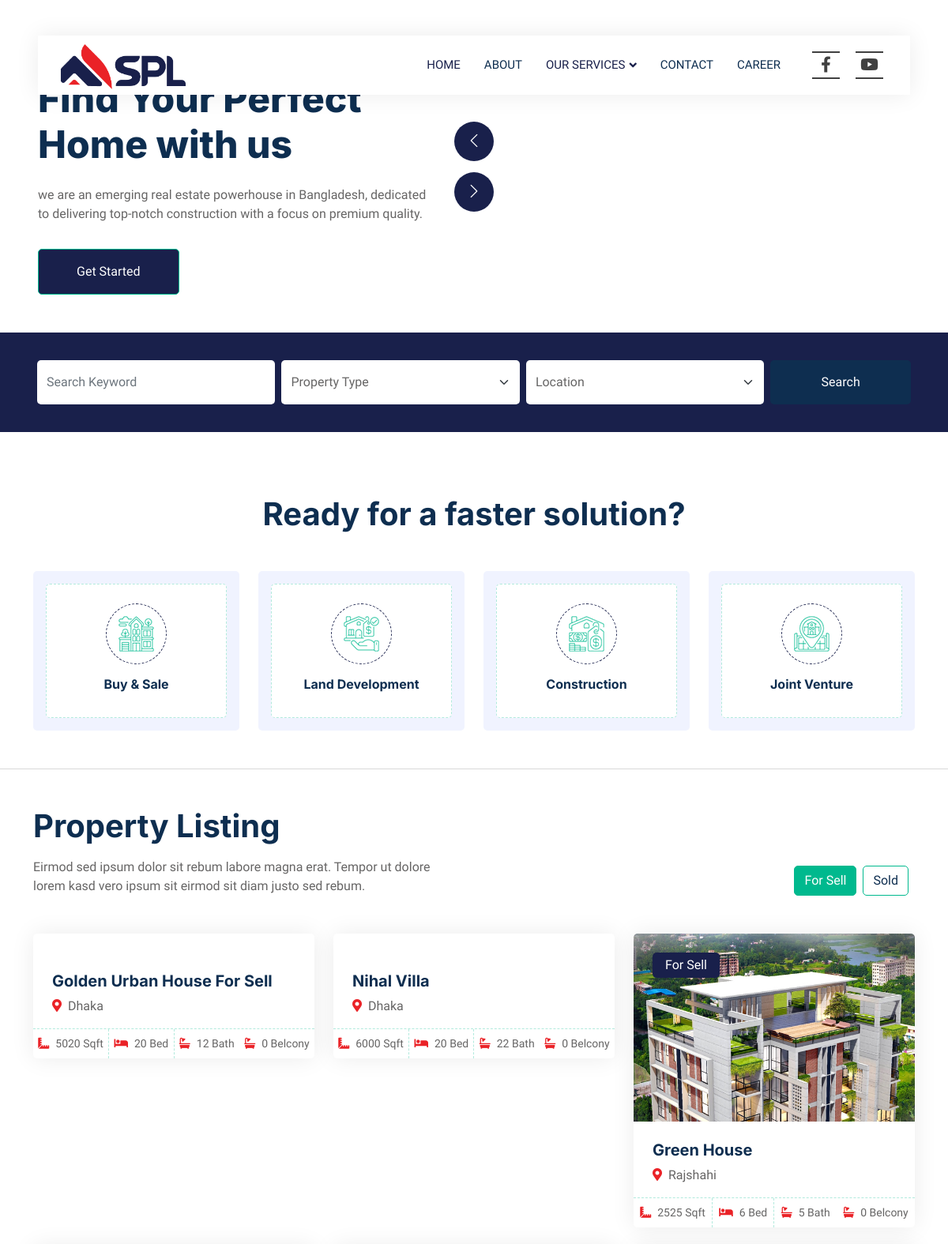
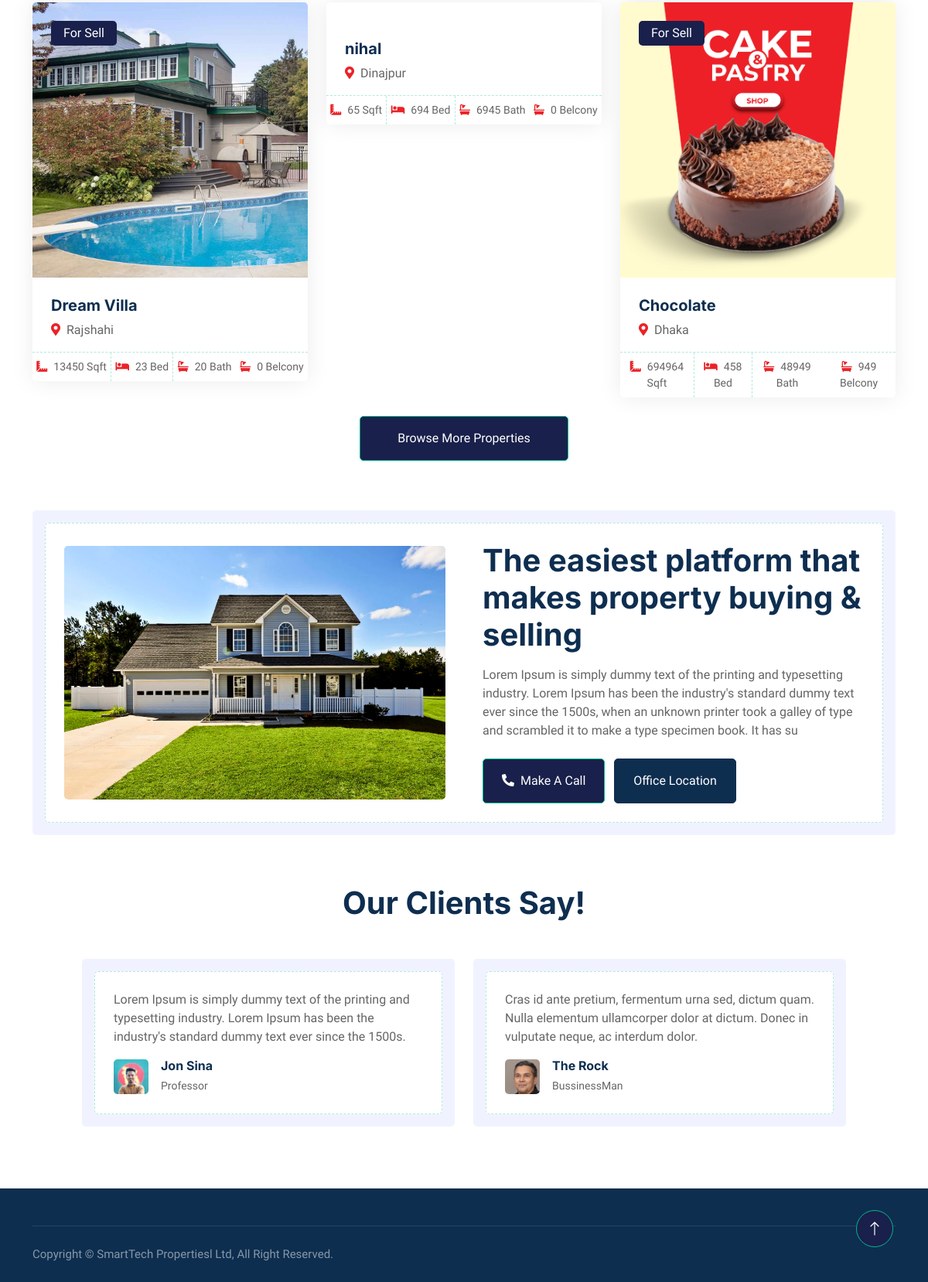
The page / on the database its author committed (2 pictures, top to bottom).
### properties/models.py (models this page shows, shortened)
class Home_Header(models.Model):
    title = models.CharField(max_length=255)
    subtitle = models.TextField()
    carousel_images = models.ManyToManyField('Home_HeaderImage')

class Property(models.Model):
    PROPERTY_TYPES = [
        ('sell', 'For Sell'),
        ('sold', 'Sold'),
        ('upcoming', 'Upcoming'),
        ('completed', 'Completed'),
    ]
    title = models.CharField(max_length=100)
    category = models.CharField(choices=CATEGORY_CHOICES, default='J', max_length=2)
    property_type = models.CharField(max_length=10, choices=PROPERTY_TYPES, default='sell')
    location = models.CharField(max_length=255)
    image = models.ImageField(upload_to='property_images/',default="No Image Set")
    size_sqft = models.IntegerField()
    bedrooms = models.IntegerField()
    bathrooms = models.IntegerField()
    belcony = models.IntegerField(default=0)

class Home_CallToAction(models.Model):
    image = models.ImageField(upload_to='cta_images')
    title = models.CharField(max_length=255)
    description = models.TextField(max_length=255)

class Home_Testimonial(models.Model):
    text = models.TextField(max_length=200)
    author_name = models.CharField(max_length=255)
    author_designation = models.CharField(max_length=255)
    author_image = models.ImageField(upload_to='testimonial_images')

### properties/views.py (the view)
# urls.py: path('', views.home, name="home"),
def home(request):
    header = Home_Header.objects.first()
    header_images = Home_HeaderImage.objects.all()
    properties = Property.objects.all()
    call_to_action = Home_CallToAction.objects.first()
    testimonials = Home_Testimonial.objects.all()
    for_sell_properties = properties.filter(property_type='sell')[:6]
    additional_sell_properties = properties.filter(property_type='sell')[6:]
    sold_properties = properties.filter(property_type='sold')[:6]
    unique_location_dicts = Property.objects.values('location').distinct()
    unique_locations = [loc['location'] for loc in unique_location_dicts]
    title = request.GET.get('title', '')
    property_type = request.GET.get('property_type', '')
    location = request.GET.get('location', '')
    try:
        if title or property_type or location:
            search_input = True
        else:
            search_input = False
        if title:
            properties = properties.filter(title__icontains=title)
        if property_type:
            properties = properties.filter(property_type=property_type)
        if location:
            properties = properties.filter(location__icontains=location)
    except Exception as e:
        print(f"Error while filtering properties: {e}")
    for_sell_properties = properties.filter(property_type='sell')[:6]
    additional_sell_properties = properties.filter(property_type='sell')[6:]
    sold_properties = properties.filter(property_type='sold')[:6]
    context = {
        'header': header,
        'header_images': header_images,
        'for_sell_properties': for_sell_properties,
        'additional_sell_properties': additional_sell_properties,
        'sold_properties': sold_properties,
        'call_to_action': call_to_action,
        'testimonials': testimonials,
        'unique_locations': unique_locations,
        'search_input': search_input,
        'search_title': title,
        'search_property_type': property_type,
        'search_location': location,
    }
    return render(request, 'properties/home.html', context)

### properties/templates/properties/home.html (shortened to what this page needs)
{% extends "properties/base.html" %}
{% block body %}
{% load static %}
    <div class="container-fluid header bg-white p-0">
        <div class="row g-0 align-items-center flex-column-reverse flex-md-row">
            <div class="col-md-6 p-5 mt-lg-5">
                <h1 class="display-5 animated fadeIn mb-4">{{ header.title }}</h1>
                <p class="animated fadeIn mb-4 pb-2">{{ header.subtitle }}</p>
                <a href="{% url 'contact' %}" class="btn btn-primary py-3 px-5 me-3 animated fadeIn">Get Started</a>
            </div>
            <div class="col-md-6 animated fadeIn">
                <div class="owl-carousel header-carousel">
                </div>
            </div>
        </div>
    </div>
     <div class="container-fluid bg-primary mb-5 wow fadeIn" data-wow-delay="0.1s" style="padding: 35px;">
        <div class="container">
            <form method="GET" action="{% url 'home' %}">
                <div class="row g-2">
                    <div class="col-md-10">
                            <div class="row g-2">
                                <div class="col-md-4">
                                    <input type="text" class="form-control border-0 py-3" placeholder="Search Keyword" name="title">
                                </div>
                                <div class="col-md-4">
                                    <select class="form-select border-0 py-3" name="property_type">
                                        <option value="" selected>Property Type</option>
                                    </select>
                                </div>
                                <div class="col-md-4">
                                    <select class="form-select border-0 py-3" name="location">
                                        <option value="" selected>Location</option>
                                    </select>
                                </div>
                            </div>
                    </div>
                    <div class="col-md-2">
                        <button class="btn btn-dark border-0 w-100 py-3">Search</button>
                    </div>
                </div>
            </form>
        </div>
    </div>
    <div class="container-xxl py-5">
        <div class="container">
            <div class="text-center mx-auto mb-5 wow fadeInUp" data-wow-delay="0.1s" style="max-width: 600px;">
                <h1 class="mb-3">Ready for a faster solution?</h1>
            </div>
            <div class="row g-4">
                <div class="col-lg-3 col-sm-6 wow fadeInUp" data-wow-delay="0.1s">
                    <a class="cat-item d-block bg-light text-center rounded p-3" href="">
                        <div class="rounded p-4">
                            <div class="icon mb-3">
                                <img class="img-fluid" src={% static "img/icon-apartment.png"%} alt="Icon">
                            </div>
                            <h6>Buy & Sale</h6>
                        </div>
                    </a>
                </div>
                <div class="col-lg-3 col-sm-6 wow fadeInUp" data-wow-delay="0.3s">
                    <a class="cat-item d-block bg-light text-center rounded p-3" href="">
                        <div class="rounded p-4">
                            <div class="icon mb-3">
                                <img class="img-fluid" src={% static "img/icon-villa.png"%} alt="Icon">
                            </div>
                            <h6>Land Development</h6>
                        </div>
                    </a>
                </div>
                <div class="col-lg-3 col-sm-6 wow fadeInUp" data-wow-delay="0.5s">
                    <a class="cat-item d-block bg-light text-center rounded p-3" href="">
                        <div class="rounded p-4">
                            <div class="icon mb-3">
                                <img class="img-fluid" src={% static "img/icon-house.png"%} alt="Icon">
                            </div>
                            <h6>Construction</h6>
                        </div>
                    </a>
                </div>
                <div class="col-lg-3 col-sm-6 wow fadeInUp" data-wow-delay="0.7s">
                    <a class="cat-item d-block bg-light text-center rounded p-3" href="">
                        <div class="rounded p-4">
                            <div class="icon mb-3">
                                <img class="img-fluid" src={% static "img/icon-housing.png"%} alt="Icon">
                            </div>
                            <h6>Joint Venture</h6>
                        </div>
                    </a>
                </div>
            </div>
        </div>
    </div>
    <hr>
<div class="container-xxl py-5">
    <div class="container">
        <div class="row g-0 gx-5 align-items-end">
            <div class="col-lg-6">
                <div class="text-start mx-auto mb-5 wow slideInLeft" data-wow-delay="0.1s">
                    <h1 class="mb-3">Property Listing</h1>
                    <p>Eirmod sed ipsum dolor sit rebum labore magna erat. Tempor ut dolore lorem kasd vero ipsum sit eirmod sit diam justo sed rebum.</p>
                </div>
            </div>
            <div class="col-lg-6 text-start text-lg-end wow slideInRight" data-wow-delay="0.1s">
                <ul class="nav nav-pills d-inline-flex justify-content-end mb-5">
                    <li class="nav-item me-2">
                        <a class="btn btn-outline-primary active" data-bs-toggle="pill" href="#tab-1">For Sell</a>
                    </li>
                    <li class="nav-item me-2">
                        <a class="btn btn-outline-primary" data-bs-toggle="pill" href="#tab-2">Sold</a>
                    </li>
                </ul>
            </div>
        </div>
        <div class="tab-content">
            <div id="tab-1" class="tab-pane fade show p-0 active">
                <div class="row g-4" id="property-list">
                    {% for property in for_sell_properties %}
                    <div class="col-lg-4 col-md-6 wow fadeInUp" data-wow-delay="0.1s">
                        <div class="property-item rounded overflow-hidden">
                            <div class="position-relative overflow-hidden">
                                <a href="{% url 'property_detail' property.id %}">
                                    <img class="img-fluid" src="{{ property.image.url }}" alt="">
                                </a>
                                <div class="bg-primary rounded text-white position-absolute start-0 top-0 m-4 py-1 px-3">
                                    For Sell
                                </div>
                            </div>
                            <div class="p-4 pb-0">
                                <a class="d-block h5 mb-2" href="{% url 'property_detail' property.id %}">{{ property.title }}</a>
                                <p><i class="fa fa-map-marker-alt text-primary me-2"></i>{{ property.location }}</p>
                            </div>
                            <div class="d-flex border-top">
                                <small class="flex-fill text-center border-end py-2"><i class="fa fa-ruler-combined text-primary me-2"></i>{{ property.size_sqft }} Sqft</small>
                                <small class="flex-fill text-center border-end py-2"><i class="fa fa-bed text-primary me-2"></i>{{ property.bedrooms }} Bed</small>
                                <small class="flex-fill text-center py-2"><i class="fa fa-bath text-primary me-2"></i>{{ property.bathrooms }} Bath</small>
                                <small class="flex-fill text-center py-2"><i class="fa fa-bath text-primary me-2"></i>{{ property.belcony }} Belcony</small>
                            </div>
                        </div>
                    </div>
                    {% endfor %}
                </div>
                {% if additional_sell_properties %}
                <div class="col-12 text-center">
                    <button id="browse-more-btn" class="btn btn-primary py-3 px-5 mt-4">Browse More Properties</button>
                </div>
                {% endif %}
            </div>
        </div>
    </div>
</div>
    <div class="container-xxl py-5">
        <div class="container">
            <div class="bg-light rounded p-3">
                <div class="bg-white rounded p-4" style="border: 1px dashed rgba(0, 185, 142, .3)">
                    <div class="row g-5 align-items-center">
                        <div class="col-lg-6 wow fadeIn" data-wow-delay="0.1s">
                            <img class="img-fluid rounded w-100" src="{{  call_to_action.image.url }}" alt="">
                        </div>
                        <div class="col-lg-6 wow fadeIn" data-wow-delay="0.5s">
                            <div class="mb-4">
                                <h1 class="mb-3">{{ call_to_action.title }}</h1>
                                <p>{{ call_to_action.description }}</p>
                            </div>
                            <a href="tel:+8801711251505" class="btn btn-primary py-3 px-4 me-2"><i class="fa fa-phone-alt me-2"></i>Make A Call</a>
                            <a href="https://maps.app.goo.gl/yp96Fv7FaGauhRNE9" class="btn btn-dark py-3 px-4" target="_blank">Office Location</a>
                        </div>
                    </div>
                </div>
            </div>
        </div>
    </div>
<div class="container-xxl py-5">
    <div class="container">
        <div class="text-center mx-auto mb-5 wow fadeInUp" data-wow-delay="0.1s" style="max-width: 600px;">
            <h1 class="mb-3">Our Clients Say!</h1>
        </div>
        <div class="owl-carousel testimonial-carousel wow fadeInUp" data-wow-delay="0.1s">
            {% for testimonial in testimonials %}
                <div class="testimonial-item bg-light rounded p-3">
                    <div class="bg-white border rounded p-4">
                        <p>{{ testimonial.text }}</p>
                        <div class="d-flex align-items-center">
                            <img class="img-fluid flex-shrink-0 rounded" src="{{ testimonial.author_image.url }}" style="width: 45px; height: 45px;">
                            <div class="ps-3">
                                <h6 class="fw-bold mb-1">{{ testimonial.author_name }}</h6>
                                <small>{{ testimonial.author_designation }}</small>
                            </div>
                        </div>
                    </div>
                </div>
            {% endfor %}
        </div>
    </div>
</div>
{% endblock %}

### properties/static/css/style.css (style rules this page uses)
:root { --primary: #19204B; --secondary: #FF6922; --light: #EFFDF5; --dark: #0E2E50; }
.btn { transition: .5s; }
.btn.btn-primary, .btn.btn-secondary { color: #FFFFFF; }
@media (min-width: 992px) { .header { margin-top: -120px; } }
.icon { padding: 15px; display: inline-flex; align-items: center; justify-content: center; background: #FFFFFF !important; border-radius: 50px; border: 1px dashed var(--primary) !important; }
.cat-item div { background: #FFFFFF; border: 1px dashed rgba(0, 185, 142, .3); transition: .5s; }
.cat-item div * { transition: .5s; }
.nav-pills .nav-item .btn { color: var(--dark); }
.nav-pills .nav-item .btn:hover, .nav-pills .nav-item .btn.active { color: #FFFFFF; }
.property-item { box-shadow: 0 0 30px rgba(0, 0, 0, .08); }
.property-item img { transition: .5s; }
.property-item .border-top { border-top: 1px dashed rgba(0, 185, 142, .3) !important; }
.property-item .border-end { border-right: 1px dashed rgba(0, 185, 142, .3) !important; }
.testimonial-carousel { padding-left: 1.5rem; padding-right: 1.5rem; }
@media (min-width: 576px) { .testimonial-carousel { padding-left: 4rem; padding-right: 4rem; } }
.testimonial-carousel .testimonial-item .border { border: 1px dashed rgba(0, 185, 142, .3) !important; }

### properties/templates/properties/base.html (style rules this page uses)
:root { --facebook-color: #3b5998; --youtube-color: #ff0000; --icon-color: #404040; }

### rows shown on the page
Home_Header: title "Find Your Perfect Home with us", subtitle "we are an emerging real estate powerhouse in Bangladesh, dedicated to delivering top-notch construction with a focus on premium quality."
Property: title "Golden Urban House For Sell", location "Dhaka", size_sqft "5020", bedrooms "20", bathrooms "12", belcony "0"
Property: title "Nihal Villa", location "Dhaka", size_sqft "6000", bedrooms "20", bathrooms "22", belcony "0"
Property: image (picture), title "Green House", location "Rajshahi", size_sqft "2525", bedrooms "6", bathrooms "5", belcony "0"
Property: image (picture), title "Dream Villa", location "Rajshahi", size_sqft "13450", bedrooms "23", bathrooms "20", belcony "0"
Property: title "nihal", location "Dinajpur", size_sqft "65", bedrooms "694", bathrooms "6945", belcony "0"
Property: image (picture), title "Chocolate", location "Dhaka", size_sqft "694964", bedrooms "458", bathrooms "48949", belcony "949"
Home_CallToAction: image (picture), title "The easiest platform that makes property buying & selling", description "Lorem Ipsum is simply dummy text of the printing and typesetting industry. Lorem Ipsum has been the industry's standard dummy text ever since the 1500s, when an unknown printer took a galley of type and scrambled it to make a type specimen book. It has su"
Home_Testimonial: text "Lorem Ipsum is simply dummy text of the printing and typesetting industry. Lorem Ipsum has been the industry's standard dummy text ever since the 1500s.", author_image (picture), author_name "Jon Sina", author_designation "Professor"
Home_Testimonial: text "Cras id ante pretium, fermentum urna sed, dictum quam. Nulla elementum ullamcorper dolor at dictum. Donec in vulputate neque, ac interdum dolor.", author_image (picture), author_name "The Rock", author_designation "BussinessMan"
